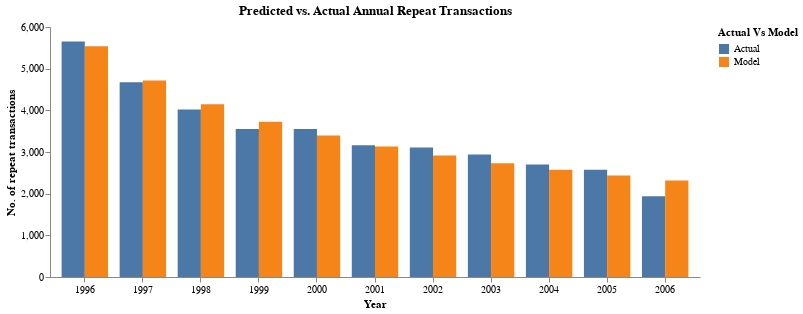

Write notebook code for a chart like this one.
### Code cell
(
    alt.Chart(yearly_repeat).mark_bar().encode(
        x=alt.X('Year', axis=alt.Axis(labelAngle=0)),
        y=alt.Y('Repeat Trans', title='No. of repeat transactions'),
        color='Actual Vs Model',
        xOffset='Actual Vs Model'
    ).properties(
            width=650,
            height=250,
            title='Predicted vs. Actual Annual Repeat Transactions'
    ).configure_view(stroke=None).configure_axisY(grid=False).configure_axisX(grid=False)  
)

### Figure 1 — Vega-Lite specification as saved in the notebook (floating-point values rounded to 4 significant figures)
{"$schema": "https://vega.github.io/schema/vega-lite/v5.20.1.json", "config": {"axisX": {"grid": false}, "axisY": {"grid": false}, "view": {"continuousHeight": 300, "continuousWidth": 300, "stroke": null}}, "data": {"name": "data-73548abeea21f05edc291506572dd300"}, "datasets": {"data-73548abeea21f05edc291506572dd300": [{"Actual Vs Model": "Actual", "Repeat Trans": 5652, "Year": "1996"}, {"Actual Vs Model": "Actual", "Repeat Trans": 4674, "Year": "1997"}, {"Actual Vs Model": "Actual", "Repeat Trans": 4019, "Year": "1998"}, {"Actual Vs Model": "Actual", "Repeat Trans": 3552, "Year": "1999"}, {"Actual Vs Model": "Actual", "Repeat Trans": 3555, "Year": "2000"}, {"Actual Vs Model": "Actual", "Repeat Trans": 3163, "Year": "2001"}, {"Actual Vs Model": "Actual", "Repeat Trans": 3110, "Year": "2002"}, {"Actual Vs Model": "Actual", "Repeat Trans": 2938, "Year": "2003"}, {"Actual Vs Model": "Actual", "Repeat Trans": 2703, "Year": "2004"}, {"Actual Vs Model": "Actual", "Repeat Trans": 2573, "Year": "2005"}, {"Actual Vs Model": "Actual", "Repeat Trans": 1936, "Year": "2006"}, {"Actual Vs Model": "Model", "Repeat Trans": 5536.0, "Year": "1996"}, {"Actual Vs Model": "Model", "Repeat Trans": 4717.0, "Year": "1997"}, {"Actual Vs Model": "Model", "Repeat Trans": 4148.0, "Year": "1998"}, {"Actual Vs Model": "Model", "Repeat Trans": 3725.0, "Year": "1999"}, {"Actual Vs Model": "Model", "Repeat Trans": 3396.0, "Year": "2000"}, {"Actual Vs Model": "Model", "Repeat Trans": 3132.0, "Year": "2001"}, {"Actual Vs Model": "Model", "Repeat Trans": 2914.0, "Year": "2002"}, {"Actual Vs Model": "Model", "Repeat Trans": 2731.0, "Year": "2003"}, {"Actual Vs Model": "Model", "Repeat Trans": 2574.0, "Year": "2004"}, {"Actual Vs Model": "Model", "Repeat Trans": 2438.0, "Year": "2005"}, {"Actual Vs Model": "Model", "Repeat Trans": 2319.0, "Year": "2006"}]}, "encoding": {"color": {"field": "Actual Vs Model", "type": "nominal"}, "x": {"axis": {"labelAngle": 0}, "field": "Year", "type": "nominal"}, "xOffset": {"field": "Actual Vs Model", "type": "nominal"}, "y": {"field": "Repeat Trans", "title": "No. of repeat transactions", "type": "quantitative"}}, "height": 250, "mark": {"type": "bar"}, "title": "Predicted vs. Actual Annual Repeat Transactions", "width": 650}
